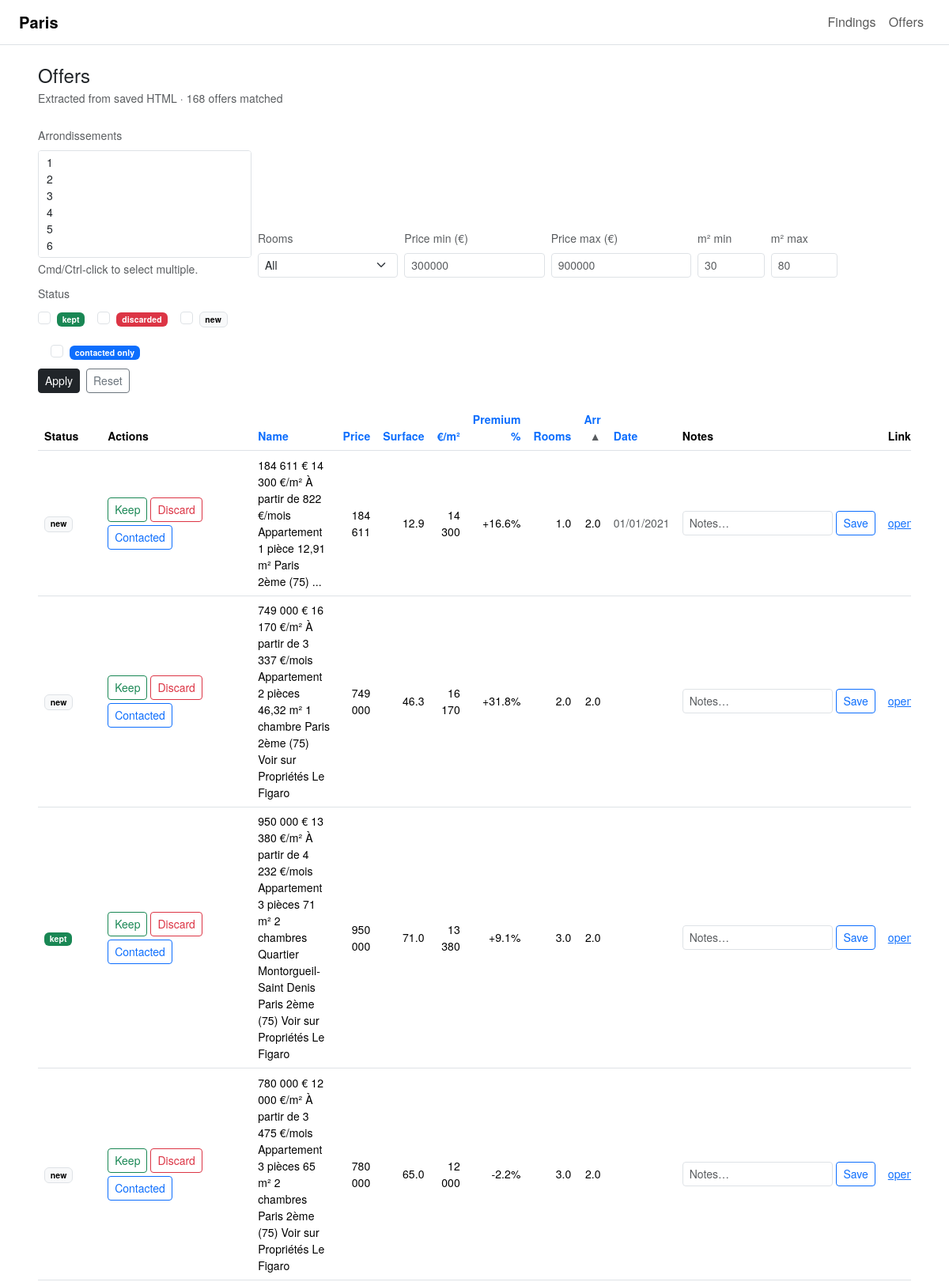
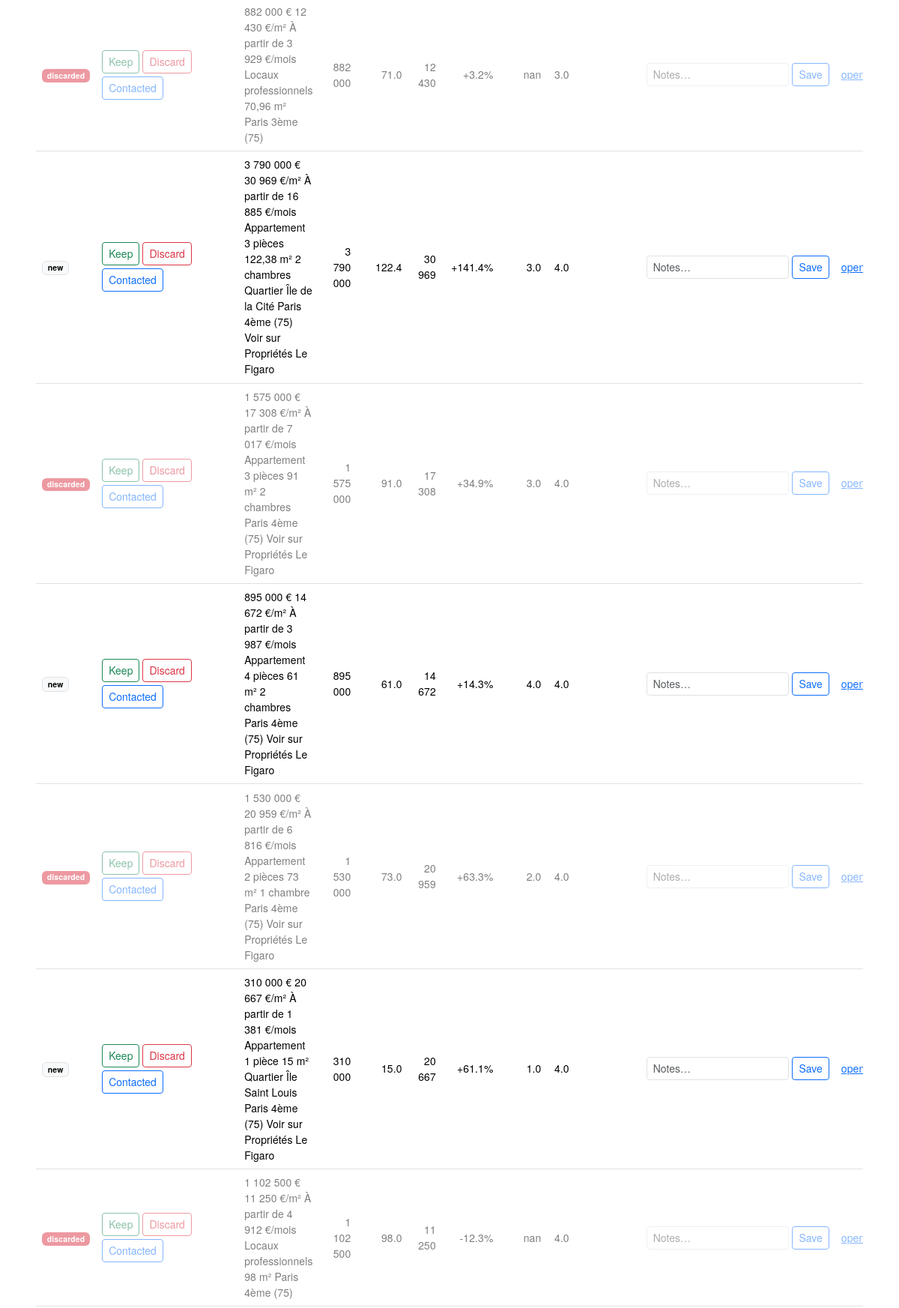
The app's page /offers?sort=arrondissement&dir=asc&page=1 (upper part) with its own data (2 pictures, top to bottom).
### tables this page shows
CREATE TABLE offer_state (
            offer_id TEXT PRIMARY KEY,
            status TEXT DEFAULT 'new',      -- new | kept | discarded
            contacted INTEGER DEFAULT 0,    -- 0/1
            notes TEXT DEFAULT '',
            updated_at TEXT
        );

### app.py (the view)
@app.route("/offers")
def offers():
    df = load_figaro_offers_from_folder(FIGARO_SCRAPE_DIR)
    arr_list  = request.args.getlist("arr")  # multi
    rooms     = request.args.get("rooms", "").strip()
    price_min = request.args.get("price_min", "").strip()
    price_max = request.args.get("price_max", "").strip()
    surf_min  = request.args.get("surf_min", "").strip()
    surf_max  = request.args.get("surf_max", "").strip()
    status_list = request.args.getlist("status")  # kept/discarded/new
    contacted_only = (request.args.get("contacted_only", "").strip() == "1")
    sort_by  = request.args.get("sort", "published_date").strip()
    sort_dir = request.args.get("dir", "desc").strip().lower()
    allowed_sort = {
        "name", "price_eur", "surface_m2", "eur_m2", "premium_pct",
        "rooms", "arrondissement", "published_date",
        "status", "contacted"
    }
    if sort_by not in allowed_sort:
        sort_by = "published_date"
    if sort_dir not in {"asc", "desc"}:
        sort_dir = "desc"
    ascending = (sort_dir == "asc")
    baseline_map = load_market_baseline_map()
    baseline_loaded = len(baseline_map) > 0
    if not df.empty and baseline_loaded:
        df = df.copy()
        df["market_eur_m2"] = df["arrondissement"].map(baseline_map)
        df["premium_pct"] = (df["eur_m2"] / df["market_eur_m2"] - 1.0) * 100.0
    if not df.empty:
        if arr_list:
            arr_ints = [int(a) for a in arr_list if str(a).isdigit()]
            df = df[df["arrondissement"].isin(arr_ints)]
        if rooms:
            df = df[df["rooms"] == int(rooms)]
        if price_min:
            df = df[df["price_eur"] >= int(price_min)]
        if price_max:
            df = df[df["price_eur"] <= int(price_max)]
        if surf_min:
            df = df[df["surface_m2"] >= float(surf_min)]
        if surf_max:
            df = df[df["surface_m2"] <= float(surf_max)]
    if not df.empty:
        df = df.copy()
        df["offer_id"] = df.apply(lambda r: compute_offer_id(r.to_dict()), axis=1)
        states = get_states_map(df["offer_id"].tolist())
        def attach_state(row):
            st = states.get(row["offer_id"])
            if not st:
                return pd.Series({"status": "new", "contacted": 0, "notes": ""})
            return pd.Series({
                "status": st.get("status", "new"),
                "contacted": st.get("contacted", 0),
                "notes": st.get("notes", "") or ""
            })
        df[["status", "contacted", "notes"]] = df.apply(attach_state, axis=1)
    else:
        df = df.copy()
        df["offer_id"] = pd.Series(dtype=str)
        df["status"] = pd.Series(dtype=str)
        df["contacted"] = pd.Series(dtype=int)
        df["notes"] = pd.Series(dtype=str)
    if not df.empty:
        if status_list:
            df = df[df["status"].isin(status_list)]
        if contacted_only:
            df = df[df["contacted"] == 1]
    if not df.empty and sort_by in df.columns:
        df = df.sort_values(
            by=sort_by,
            ascending=ascending,
            na_position="last",
            kind="mergesort"
        )
    PAGE_SIZE = 30
    total = len(df)
    total_pages = max(1, math.ceil(total / PAGE_SIZE))
    page = int(request.args.get("page", "1") or 1)
    page = max(1, min(page, total_pages))
    start = (page - 1) * PAGE_SIZE
    end = start + PAGE_SIZE
    page_df = df.iloc[start:end].copy()
    qs = request.args.to_dict(flat=False)
    if "page" not in qs:
        qs["page"] = [str(page)]
    current_url = request.full_path
    if current_url.endswith("?"):
        current_url = current_url[:-1]
    return render_template(
        "offers.html",
        offers=page_df.to_dict(orient="records"),
        total=total,
        page=page,
        total_pages=total_pages,
        arr_options=list(range(1, 21)),
        room_options=[1, 2, 3, 4, 5],
        baseline_loaded=baseline_loaded,
        qs=qs,
        current_url=current_url,
        f={
            "arr": arr_list,
            "rooms": rooms,
            "price_min": price_min,
            "price_max": price_max,
            "surf_min": surf_min,
            "surf_max": surf_max,
            "status": status_list,               # list
            "contacted_only": "1" if contacted_only else "",
            "sort": sort_by,
            "dir": sort_dir,
        }
    )

### app.py (called while the page is built, shortened)
def db_conn():
    conn = sqlite3.connect(DB_PATH)
    conn.row_factory = sqlite3.Row
    return conn

def compute_offer_id(row: dict) -> str:
    url = (row.get("url") or "").strip()
    if url:
        return "url:" + url

def get_states_map(offer_ids):
    if not offer_ids:
        return {}
    qmarks = ",".join(["?"] * len(offer_ids))
    with db_conn() as conn:
        rows = conn.execute(
            f"SELECT * FROM offer_state WHERE offer_id IN ({qmarks})",
            offer_ids
        ).fetchall()
    return {r["offer_id"]: dict(r) for r in rows}

def load_market_baseline_map():
    if not MARKET_BASELINE_CSV.exists():
        return {}
    base = pd.read_csv(MARKET_BASELINE_CSV)
    if "arrondissement" not in base.columns or "market_eur_m2" not in base.columns:
        raise ValueError("market_baseline_eurm2.csv must contain: arrondissement, market_eur_m2")
    base = base.dropna(subset=["arrondissement", "market_eur_m2"]).copy()
    base["arrondissement"] = base["arrondissement"].astype(int)
    base["market_eur_m2"] = pd.to_numeric(base["market_eur_m2"], errors="coerce")
    base = base.dropna(subset=["market_eur_m2"])
    return dict(zip(base["arrondissement"], base["market_eur_m2"]))

def _parse_int_fr(s: str):
    if s is None:
        return None
    s = str(s)
    digits = re.sub(r"[^\d]", "", s)
    return int(digits) if digits else None

def _extract_arrondissement(txt: str):
    if not txt:
        return None
    m = re.search(r"Paris\s+(\d{1,2})\s*(?:e|ème|eme)\b", txt, flags=re.IGNORECASE)
    return int(m.group(1)) if m else None

def _extract_date(txt: str):
    if not txt:
        return None
    m = re.search(r"\b(\d{1,2}/\d{1,2}/\d{4})\b", txt)
    if m:
        return m.group(1)
    m = re.search(r"\b(\d{4}-\d{2}-\d{2})\b", txt)
    if m:
        return m.group(1)
    return None

### templates/offers.html (shortened to what this page needs)
{% extends "base.html" %}
{% set active = "offers" %}
{% block content %}
{% macro qs_build(qs, overrides={}) -%}
 {%- set parts = [] -%}
 {%- for k, vals in qs.items() -%}
   {%- if k in overrides -%}
   {%- else -%}
     {%- for v in vals -%}
       {%- if v is not none and v|string != "" -%}
         {%- set _ = parts.append(k ~ "=" ~ v|urlencode) -%}
       {%- endif -%}
     {%- endfor -%}
   {%- endif -%}
 {%- endfor -%}
 {%- for k, v in overrides.items() -%}
   {%- if v is none -%}
   {%- elif v is sequence and (v is not string) -%}
     {%- for vv in v -%}
       {%- if vv is not none and vv|string != "" -%}
         {%- set _ = parts.append(k ~ "=" ~ vv|urlencode) -%}
       {%- endif -%}
     {%- endfor -%}
   {%- else -%}
     {%- if v|string != "" -%}
       {%- set _ = parts.append(k ~ "=" ~ v|urlencode) -%}
     {%- endif -%}
   {%- endif -%}
 {%- endfor -%}
 {{ parts|join("&") }}
{%- endmacro %}
{% macro sort_link(label, col, current_sort, current_dir, qs) -%}
 {% set next_dir = "asc" %}
 {% if current_sort == col and current_dir == "asc" %}
   {% set next_dir = "desc" %}
 {% elif current_sort == col and current_dir == "desc" %}
   {% set next_dir = "asc" %}
 {% endif %}
 {% set arrow = "" %}
 {% if current_sort == col %}
   {% if current_dir == "asc" %}{% set arrow = " ▲" %}{% else %}{% set arrow = " ▼" %}{% endif %}
 {% endif %}
 <a class="text-decoration-none"
    href="/offers?{{ qs_build(qs, {'sort': col, 'dir': next_dir, 'page': '1'}) }}">
   {{ label }}<span class="text-muted">{{ arrow }}</span>
 </a>
{%- endmacro %}
<div class="mb-4">
 <h1 class="h4 mb-1">Offers</h1>
 <div class="text-muted small">
   Extracted from saved HTML · {{ total }} offers matched
 </div>
</div>
<form class="row g-2 align-items-end mb-3" method="get" action="/offers">
 <div class="col-12 col-lg-3">
   <label class="form-label small text-muted">Arrondissements</label>
   <select class="form-select form-select-sm" name="arr" multiple size="6">
     {% for a in arr_options %}
       <option value="{{ a }}" {% if a|string in f.arr %}selected{% endif %}>{{ a }}</option>
     {% endfor %}
   </select>
   <div class="text-muted small mt-1">Cmd/Ctrl-click to select multiple.</div>
 </div>
 <div class="col-6 col-lg-2">
   <label class="form-label small text-muted">Rooms</label>
   <select class="form-select form-select-sm" name="rooms">
     <option value="">All</option>
   </select>
 </div>
 <div class="col-6 col-lg-2">
   <label class="form-label small text-muted">Price min (€)</label>
   <input class="form-control form-control-sm" name="price_min" value="{{ f.price_min }}" placeholder="300000">
 </div>
 <div class="col-6 col-lg-2">
   <label class="form-label small text-muted">Price max (€)</label>
   <input class="form-control form-control-sm" name="price_max" value="{{ f.price_max }}" placeholder="900000">
 </div>
 <div class="col-6 col-lg-1">
   <label class="form-label small text-muted">m² min</label>
   <input class="form-control form-control-sm" name="surf_min" value="{{ f.surf_min }}" placeholder="30">
 </div>
 <div class="col-6 col-lg-1">
   <label class="form-label small text-muted">m² max</label>
   <input class="form-control form-control-sm" name="surf_max" value="{{ f.surf_max }}" placeholder="80">
 </div>
 <div class="col-12 col-lg-4">
   <label class="form-label small text-muted">Status</label>
   <div class="d-flex gap-3 flex-wrap">
     <div class="form-check">
       <input class="form-check-input" type="checkbox" name="status" value="kept"
              id="st_kept" {% if "kept" in f.status %}checked{% endif %}>
       <label class="form-check-label small" for="st_kept">
         <span class="badge text-bg-success">kept</span>
       </label>
     </div>
     <div class="form-check">
       <input class="form-check-input" type="checkbox" name="status" value="discarded"
              id="st_discarded" {% if "discarded" in f.status %}checked{% endif %}>
       <label class="form-check-label small" for="st_discarded">
         <span class="badge text-bg-danger">discarded</span>
       </label>
     </div>
     <div class="form-check">
       <input class="form-check-input" type="checkbox" name="status" value="new"
              id="st_new" {% if "new" in f.status %}checked{% endif %}>
       <label class="form-check-label small" for="st_new">
         <span class="badge text-bg-light border">new</span>
       </label>
     </div>
     <div class="form-check ms-lg-3">
       <input class="form-check-input" type="checkbox" name="contacted_only" value="1"
              id="st_contacted" {% if f.contacted_only == "1" %}checked{% endif %}>
       <label class="form-check-label small" for="st_contacted">
         <span class="badge text-bg-primary">contacted only</span>
       </label>
     </div>
   </div>
 </div>
 <div class="col-12 d-flex gap-2 mt-2">
   <button class="btn btn-sm btn-dark" type="submit">Apply</button>
   <a class="btn btn-sm btn-outline-secondary" href="/offers">Reset</a>
 </div>
</form>
<div class="table-responsive w-100">
 <table class="table table-sm table-hover align-middle">
   <thead>
     <tr class="text-muted small">
       <th>Status</th>
       <th>Actions</th>
       <th>{{ sort_link("Name", "name", f.sort, f.dir, qs) }}</th>
       <th class="text-end">{{ sort_link("Price", "price_eur", f.sort, f.dir, qs) }}</th>
       <th class="text-end">{{ sort_link("Surface", "surface_m2", f.sort, f.dir, qs) }}</th>
       <th class="text-end">{{ sort_link("€/m²", "eur_m2", f.sort, f.dir, qs) }}</th>
       <th class="text-end">{{ sort_link("Premium %", "premium_pct", f.sort, f.dir, qs) }}</th>
       <th class="text-end">{{ sort_link("Rooms", "rooms", f.sort, f.dir, qs) }}</th>
       <th class="text-end">{{ sort_link("Arr", "arrondissement", f.sort, f.dir, qs) }}</th>
       <th>{{ sort_link("Date", "published_date", f.sort, f.dir, qs) }}</th>
       <th>Notes</th>
       <th>Link</th>
     </tr>
   </thead>
   <tbody>
     {% for o in offers %}
       <tr class="{% if o.get('status') == 'discarded' %}opacity-50{% endif %}">
         <td class="small">
           {% if o.get("status") == "kept" %}
             <span class="badge text-bg-success">kept</span>
           {% elif o.get("status") == "discarded" %}
             <span class="badge text-bg-danger">discarded</span>
           {% else %}
             <span class="badge text-bg-light border">new</span>
           {% endif %}
         </td>
         <td class="small" style="min-width: 190px;">
           <div class="d-flex gap-1 flex-wrap">
             <form method="post" action="/offers/set_status" class="m-0">
               <button class="btn btn-sm btn-outline-success">Keep</button>
             </form>
             <form method="post" action="/offers/set_status" class="m-0">
               <button class="btn btn-sm btn-outline-danger">Discard</button>
             </form>
             <form method="post" action="/offers/toggle_contacted" class="m-0">
               <button class="btn btn-sm btn-outline-primary">
                 {{ "Uncontact" if o.get("contacted") else "Contacted" }}
               </button>
             </form>
           </div>
         </td>
         <td class="small" style="max-width: 360px;">
           {{ o.get("name","") }}
         </td>
         <td class="text-end small">
           {% if o.get("price_eur") %}{{ "{:,.0f}".format(o.get("price_eur")).replace(",", " ") }}{% endif %}
         </td>
         <td class="text-end small">
           {% if o.get("surface_m2") %}{{ "{:.1f}".format(o.get("surface_m2")) }}{% endif %}
         </td>
         <td class="text-end small">
           {% if o.get("eur_m2") %}{{ "{:,.0f}".format(o.get("eur_m2")).replace(",", " ") }}{% endif %}
         </td>
         <td class="text-end small">
           {% if o.get("premium_pct") is not none and o.get("premium_pct") != "" %}
             {{ "{:+.1f}%".format(o.get("premium_pct")) }}
           {% else %}
             <span class="text-muted">—</span>
           {% endif %}
         </td>
         <td class="text-end small">{{ o.get("rooms","") }}</td>
         <td class="text-end small">{{ o.get("arrondissement","") }}</td>
         <td class="small text-muted">{{ o.get("published_date","") }}</td>
         <td class="small" style="min-width: 260px;">
           <form method="post" action="/offers/save_notes" class="m-0 d-flex gap-1">
             <input class="form-control form-control-sm" name="notes"
                    value="{{ o.get('notes','') }}" placeholder="Notes…">
             <button class="btn btn-sm btn-outline-primary">Save</button>
           </form>
         </td>
         <td class="small">
           {% if o.get("url") %}
             <a href="{{ o.get('url') }}" target="_blank" rel="noopener">open</a>
           {% endif %}
         </td>
       </tr>
     {% endfor %}
   </tbody>
 </table>
</div>
{% endblock %}

### static/styles.css (style rules this page uses)
:root { --bs-body-font-family: "Helvetica Neue", Helvetica, Arial, sans-serif; }
body { letter-spacing: 0.1px; }
.table > :not(caption) > * > * { padding: .45rem .5rem; }

### records on screen
offer_state: status "kept", value "Contacted", get "950 000 € 13 380 €/m² À partir de 4 232 €/mois Appartement 3 pièces 71 m² 2 chambres Quartier Montorgueil-Saint Denis Paris 2ème (75) Voir sur Propriétés Le Figaro", value "950 000", get "71.0", value "13 380", get "+9.1%", get "3.0", get "2.0"
offer_state: status "discarded", value "Contacted", get "882 000 € 12 430 €/m² À partir de 3 929 €/mois Locaux professionnels 70,96 m² Paris 3ème (75)", value "882 000", get "71.0", value "12 430", get "+3.2%", get "nan", get "3.0"
offer_state: status "discarded", value "Contacted", get "1 575 000 € 17 308 €/m² À partir de 7 017 €/mois Appartement 3 pièces 91 m² 2 chambres Paris 4ème (75) Voir sur Propriétés Le Figaro", value "1 575 000", get "91.0", value "17 308", get "+34.9%", get "3.0", get "4.0"
offer_state: status "discarded", value "Contacted", get "1 530 000 € 20 959 €/m² À partir de 6 816 €/mois Appartement 2 pièces 73 m² 1 chambre Paris 4ème (75) Voir sur Propriétés Le Figaro", value "1 530 000", get "73.0", value "20 959", get "+63.3%", get "2.0", get "4.0"
offer_state: status "discarded", value "Contacted", get "1 102 500 € 11 250 €/m² À partir de 4 912 €/mois Locaux professionnels 98 m² Paris 4ème (75)", value "1 102 500", get "98.0", value "11 250", get "-12.3%", get "nan", get "4.0"

### other values on screen
{{ total }} "168"
{{ label }} "Name Price Surface €/m² Premium % Rooms Arr Date"
{{ arrow }} "▲"
{{ "Uncontact" if o.get("contacted") else "Contacted" }} "Contacted" "Contacted" "Contacted" "Contacted" "Contacted" "Contacted"
{{ o.get("name","") }} "184 611 € 14 300 €/m² À partir de 822 €/mois Appartement 1 pièce 12,91 m² Paris 2ème (75) ..." "749 000 € 16 170 €/m² À partir de 3 337 €/mois Appartement 2 pièces 46,32 m² 1 chambre Paris 2ème (75) Voir sur Propriétés Le Figaro" "780 000 € 12 000 €/m² À partir de 3 475 €/mois Appartement 3 pièces 65 m² 2 chambres Paris 2ème (75) Voir sur Propriétés Le Figaro" "3 790 000 € 30 969 €/m² À partir de 16 885 €/mois Appartement 3 pièces 122,38 m² 2 chambres Quartier Île de la Cité Paris 4ème (75) Voir sur Propriétés Le Figaro" "895 000 € 14 672 €/m² À partir de 3 987 €/mois Appartement 4 pièces 61 m² 2 chambres Paris 4ème (75) Voir sur Propriétés Le Figaro" "310 000 € 20 667 €/m² À partir de 1 381 €/mois Appartement 1 pièce 15 m² Quartier Île Saint Louis Paris 4ème (75) Voir sur Propriétés Le Figaro"
{{ "{:,.0f}".format(o.get("price_eur")).replace(",", " ") }} "184 611" "749 000" "780 000" "3 790 000" "895 000" "310 000"
{{ "{:.1f}".format(o.get("surface_m2")) }} "12.9" "46.3" "65.0" "122.4" "61.0" "15.0"
{{ "{:,.0f}".format(o.get("eur_m2")).replace(",", " ") }} "14 300" "16 170" "12 000" "30 969" "14 672" "20 667"
{{ "{:+.1f}%".format(o.get("premium_pct")) }} "+16.6%" "+31.8%" "-2.2%" "+141.4%" "+14.3%" "+61.1%"
{{ o.get("rooms","") }} "1.0" "2.0" "3.0" "3.0" "4.0" "1.0"
{{ o.get("arrondissement","") }} "2.0" "2.0" "2.0" "4.0" "4.0" "4.0"
{{ o.get("published_date","") }} "01/01/2021"
